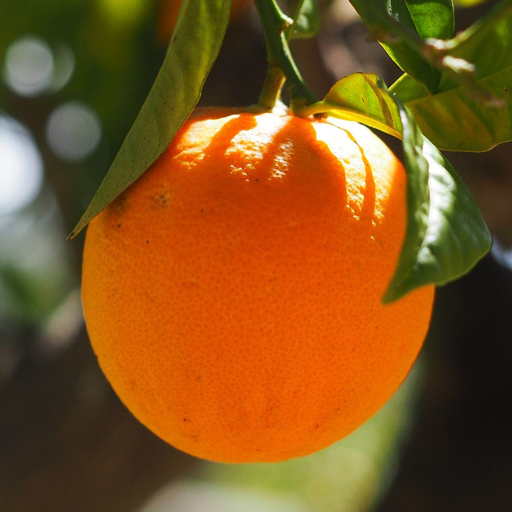
#> input picture fmi-2026-05-opencv/data/image_left.jpg, 1024 x 1024 px (shown at 1/2 size)
$ python pyramid_blending.py
#> lines starting #> are read from the running program, lines starting #| are printed output that depends on the picture
import cv2
import matplotlib.pyplot as plt
import numpy as np

def pyramid_blend(img1, img2, levels=6):
    # 1. Generate Gaussian Pyramids
    gp1 = [img1.astype(np.float32)]
    gp2 = [img2.astype(np.float32)]
    for i in range(levels):
        gp1.append(cv2.pyrDown(gp1[-1]))
        gp2.append(cv2.pyrDown(gp2[-1]))
    # temp = gp1[5].copy()
    # temp.resize(256, 256)
    # cv2.imshow('gp5 ', temp)


    # 2. Generate Laplacian Pyramids
    lp1 = [gp1[levels]]
    lp2 = [gp2[levels]]
    for i in range(levels, 0, -1):
        # Expand lower level and subtract from higher level
        size = (gp1[i-1].shape[1], gp1[i-1].shape[0])
        # print(size)
        ge1 = cv2.pyrUp(gp1[i], dstsize=size)
        ge2 = cv2.pyrUp(gp2[i], dstsize=size)
        lp1.append(cv2.subtract(gp1[i-1], ge1))
        lp2.append(cv2.subtract(gp2[i-1], ge2))

    # 3. Blend the Laplacian Pyramids (Left half of img1, Right half of img2)
    blended_pyr = []
    for l1, l2 in zip(lp1, lp2):
        cols = l1.shape[1]
        # Horizontal split at the middle
        merged = np.hstack((l1[:, 0:cols//2], l2[:, cols//2:]))
        blended_pyr.append(merged)

    # 4. Reconstruct the final image
    reconstructed = blended_pyr[0]
    for i in range(1, levels + 1):
        size = (blended_pyr[i].shape[1], blended_pyr[i].shape[0])
        print(size,  blended_pyr[i].shape)
        # cv2.imshow('level '+ str(i), reconstructed)
        reconstructed = cv2.pyrUp(reconstructed, dstsize=size)
        reconstructed = cv2.add(reconstructed, blended_pyr[i])

    return np.clip(reconstructed, 0, 255).astype(np.uint8)

# Usage
A = cv2.imread('data/image_left.jpg')
#> A is the input picture: shape (1024, 1024, 3); mean B, G, R 30.4, 83.1, 127.8
B = cv2.imread('data/image_right.jpg')
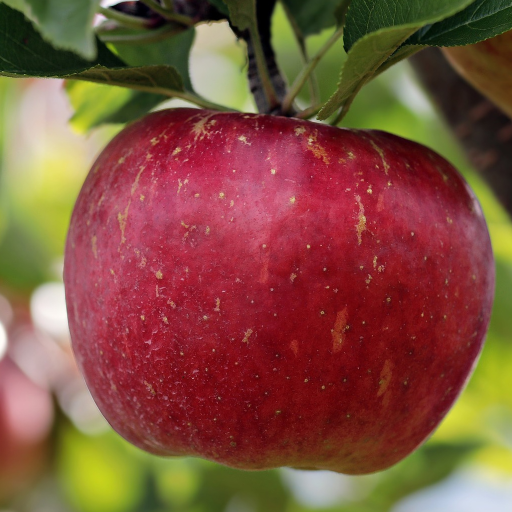
#> input picture fmi-2026-05-opencv/data/image_right.jpg, 1024 x 1024 px (shown at 1/2 size)
#> B is the input picture: shape (1024, 1024, 3); mean B, G, R 60.7, 80, 127.8

# Ensure both images are the same size
A = cv2.resize(A, (512, 512))
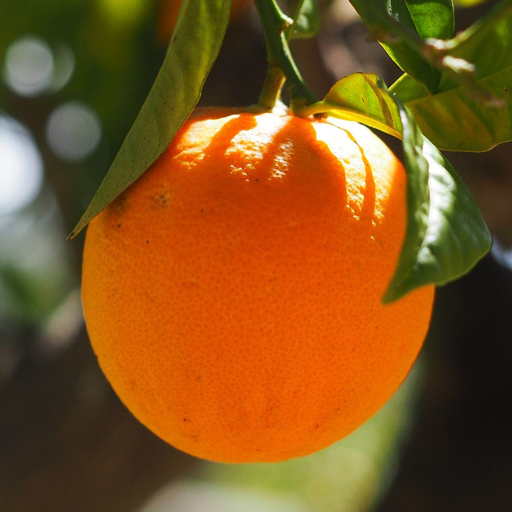
#> A: shape (512, 512, 3); mean B, G, R 30.5, 83.2, 127.9
B = cv2.resize(B, (512, 512))
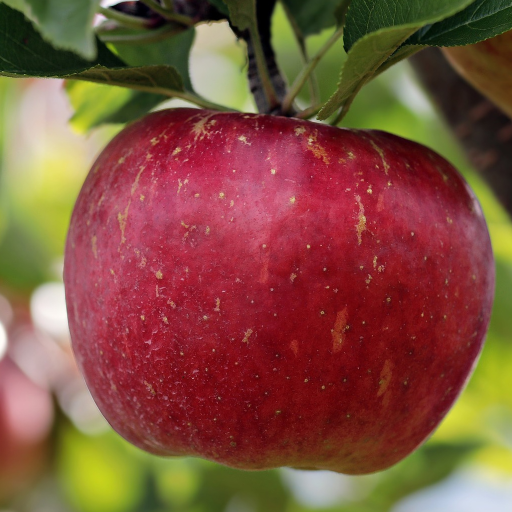
#> B: shape (512, 512, 3); mean B, G, R 60.8, 80.1, 127.9

result = pyramid_blend(A, B)
#> after the loop in pyramid_blend, `for i in range(levels):`: gp1 = 7 items
#> the loop in pyramid_blend, `for i in range(levels, 0, -1):` made 6 passes
#> pass 3, in pyramid_blend, `ge2 = cv2.pyrUp(gp2[i], dstsize=size)`:
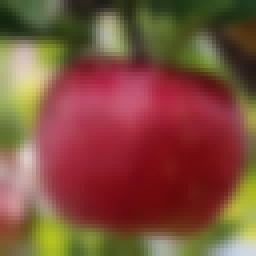
#> ge2: shape (64, 64, 3) float32 (shown 4 times larger); mean of channels 0, 1, 2 60.7, 79.7, 127.6; drawn as B, G, R
#> the loop in pyramid_blend, `for l1, l2 in zip(lp1, lp2):` made 7 passes
#> cols on passes 1 to 7: 8, 16, 32, 64, 128, 256, 512
#> pass 3, in pyramid_blend, `merged = np.hstack((l1[:, 0:cols//2], l2[:, cols//2:]))`:
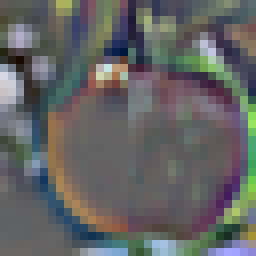
#> merged: shape (32, 32, 3) float32 (shown 8 times larger); mean of channels 0, 1, 2 0.1, 0.3, -0.1; drawn with min black and max white
#> after the loop in pyramid_blend, `for i in range(1, levels + 1):`:
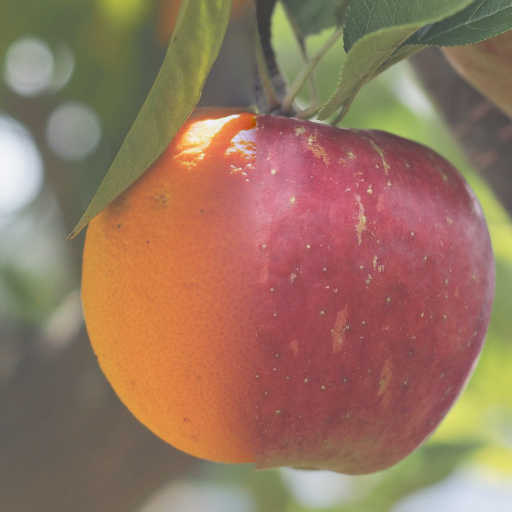
#> reconstructed: shape (512, 512, 3) float32; mean of channels 0, 1, 2 41, 70.2, 115.9; drawn with min black and max white
#> in pyramid_blend, `return np.clip(reconstructed, 0, 255).astype(np.uint8)`:
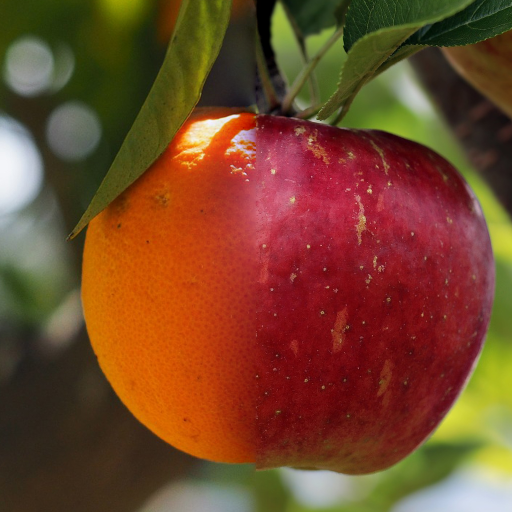
#> returned value: shape (512, 512, 3); mean of channels 0, 1, 2 40.8, 70, 115.7; drawn as B, G, R
cv2.imshow('Pyramid Blended Result', result)
cv2.waitKey(0)
